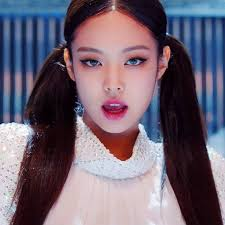
#> input picture opencv/jennie_eye.jpg, 225 x 225 px
$ python rotate.py
#> lines starting #> are read from the running program, lines starting #| are printed output that depends on the picture
#%%
import matplotlib.pyplot as plt
import cv2
#%%
# base_path = 'C:/Repository/Project04_ObjectDetection/data/'
# base_path = '~/Repository/Project04_ObjectDetection/data/'
# img = cv2.imread(base_path + 'hong.png')
img = cv2.imread('jennie_eye.jpg')
#> img is the input picture: shape (225, 225, 3); mean B, G, R 113.8, 98.9, 111.4
print(type(img))
#| <class 'numpy.ndarray'>

# %%
# 원래이미지를 왼쪽에 출력하기
plt.subplot(1,2,1)
plt.imshow(cv2.cvtColor(img, cv2.COLOR_BGR2RGB))
# 좌우 반전
plt.subplot(1,2,2)
img_flip = cv2.flip(img, 1)
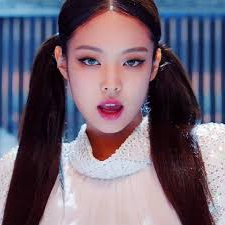
#> img_flip: shape (225, 225, 3); mean B, G, R 113.8, 98.9, 111.4
plt.imshow(cv2.cvtColor(img_flip, cv2.COLOR_BGR2RGB))
plt.show()
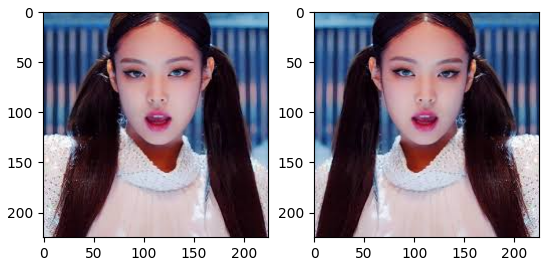
#> figure drawn by matplotlib, 2 panels

# %%

$ run again, with data/hong.png saved as opencv/jennie_eye.jpg
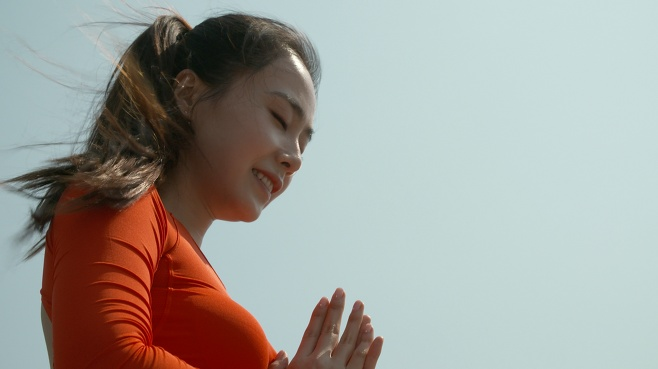
#> input picture data/hong.png, 658 x 369 px
#> img is the input picture: shape (369, 658, 3); mean B, G, R 153.5, 158.7, 159.5
#| <class 'numpy.ndarray'>
#> `img_flip = cv2.flip(img, 1)`:
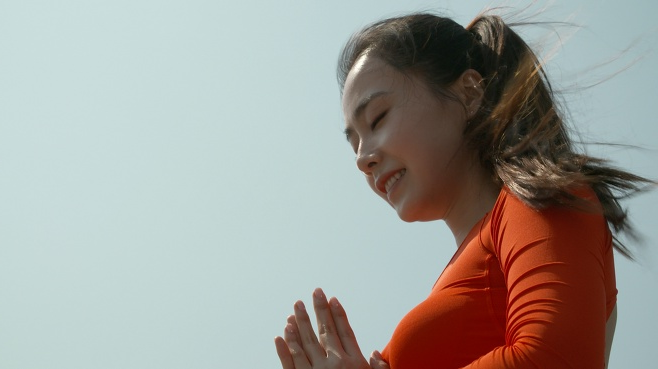
#> img_flip: shape (369, 658, 3); mean B, G, R 153.5, 158.7, 159.5
#> `plt.show()`:
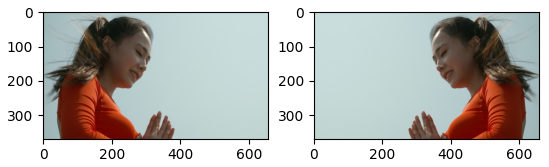
#> figure drawn by matplotlib, 2 panels
